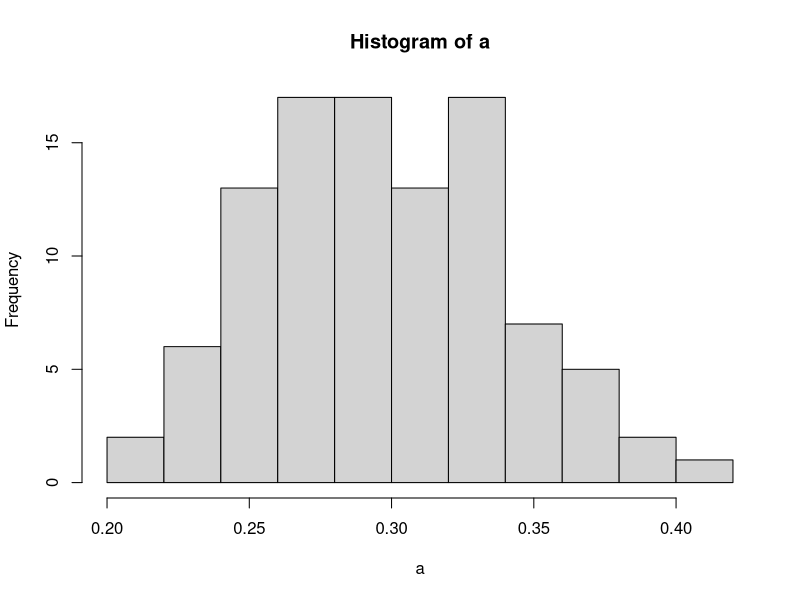
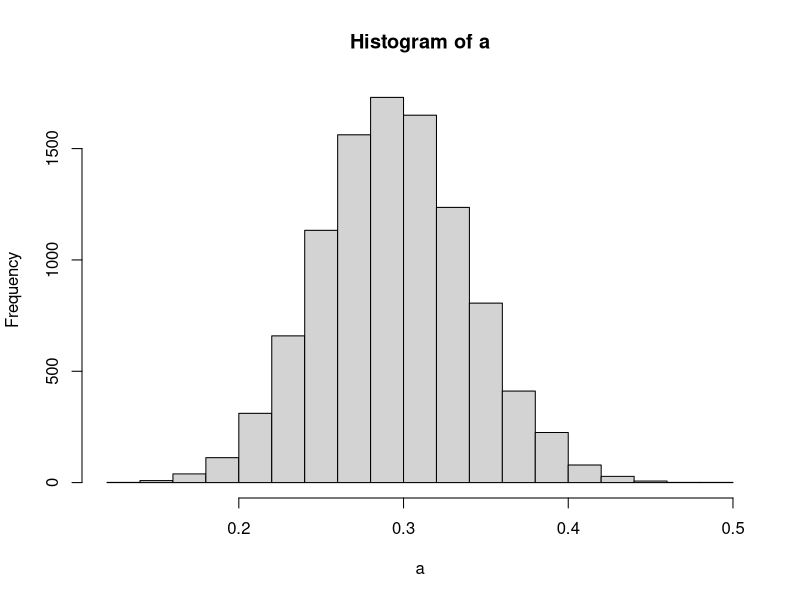
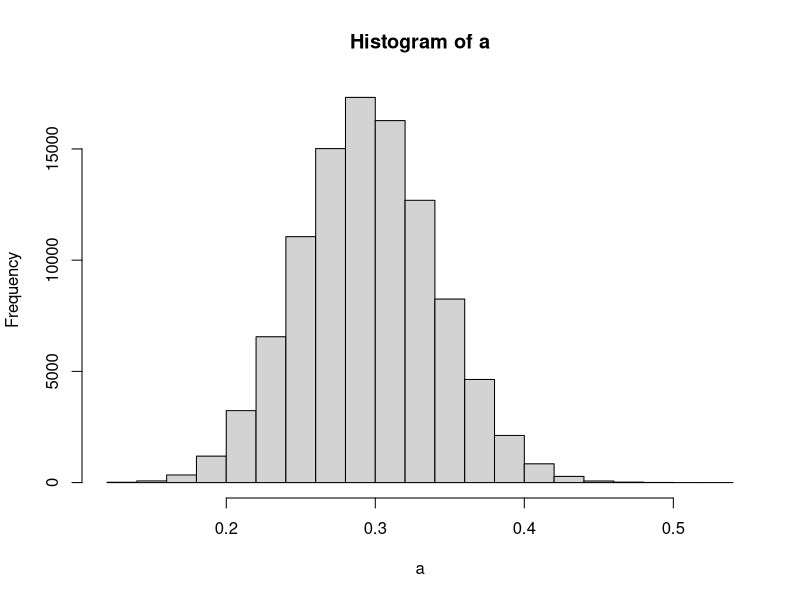

These charts were generated, in order, by the following R code:
## Central Limit Theorem Demo
a <- rbinom(1, size=100, p=.3)
a <- rbinom(100, size=100, p=.3)/100; hist(a)
a <- rbinom(10000, size=100, p=.3)/100; hist(a)
a <- rbinom(100000, size=100, p=.3)/100; hist(a)

